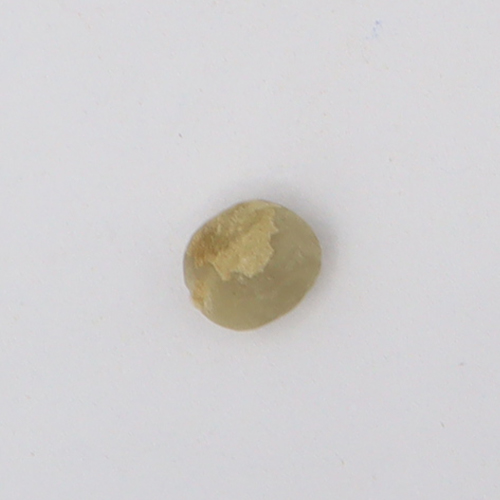
#> input picture dataset/6_muda/train/Immature_15.jpg, 500 x 500 px, found by its file name; its folder holds only this picture in this run
$ python data_augmentation.py
#> lines starting #> are read from the running program, lines starting #| are printed output that depends on the picture
import cv2
import os
import random

folder_target = r'6_muda\train'
target_jumlah_akhir = 150

def get_random_transform(image):
    opsi = ['flip_horizontal', 'flip_vertical', 'rot_90', 'rot_180', 'rot_270']
    pilihan = random.choice(opsi)

    if pilihan == 'flip_horizontal':
        return cv2.flip(image, 1)
    elif pilihan == 'flip_vertical':
        return cv2.flip(image, 0)
    elif pilihan == 'rot_90':
        return cv2.rotate(image, cv2.ROTATE_90_CLOCKWISE)
    elif pilihan == 'rot_180':
        return cv2.rotate(image, cv2.ROTATE_180)
    elif pilihan == 'rot_270':
        return cv2.rotate(image, cv2.ROTATE_90_COUNTERCLOCKWISE)

    return image

def run_augmentation():
    if not os.path.exists(folder_target):
        print(folder_target)
        print("Selesai")
        return

    files = [f for f in os.listdir(folder_target) if f.lower().endswith(('.png', '.jpg', '.jpeg', '.bmp'))]
    jumlah_sekarang = len(files)
    kekurangan = target_jumlah_akhir - jumlah_sekarang

    if kekurangan <= 0:
        print(folder_target)
        print("Selesai")
        return

    count = 0
    while count < kekurangan:
        random_file = random.choice(files)
        img_path = os.path.join(folder_target, random_file)
        img = cv2.imread(img_path)
#> img is the input picture: shape (500, 500, 3); mean B, G, R 208.9, 208.3, 210.4
        if img is None:
            continue

        img_aug = get_random_transform(img)
#> in get_random_transform, `return cv2.rotate(image, cv2.ROTATE_180)`:
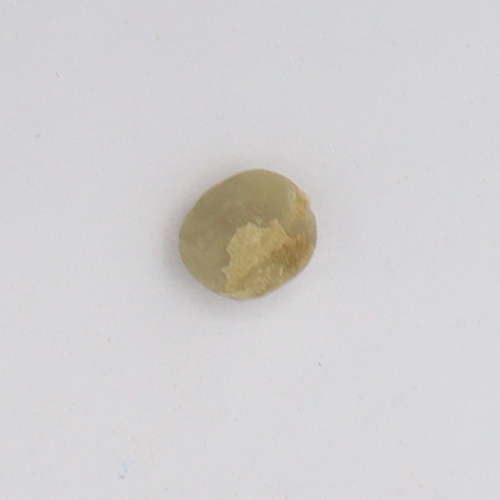
#> returned value: shape (500, 500, 3); mean of channels 0, 1, 2 208.9, 208.3, 210.4; drawn as B, G, R
        new_filename = f"aug_{count+1}_{random_file}"
        save_path = os.path.join(folder_target, new_filename)
        cv2.imwrite(save_path, img_aug)

        count += 1

    print(folder_target)
    print("Selesai")

if __name__ == '__main__':
    run_augmentation()
